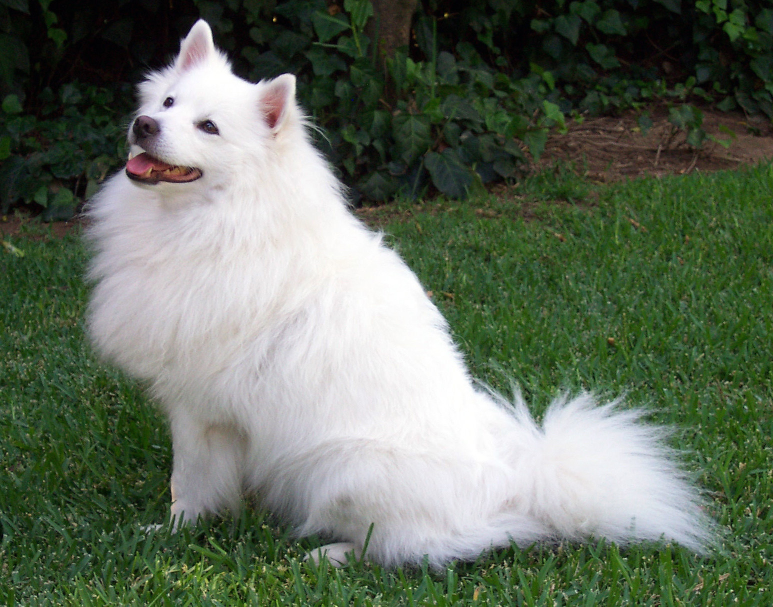
#> input picture sample/sample.jpg, 1546 x 1213 px (shown at 1/2 size)
$ python test_evaluation.py
#> lines starting #> are read from the running program, lines starting #| are printed output that depends on the picture
### storage/db.py
"""Database initialization and connection handling for SQLite storage."""

import os
import sqlite3
from typing import Union
from pathlib import Path


SCHEMA_SQL = """
PRAGMA foreign_keys = ON;

CREATE TABLE IF NOT EXISTS models (
    id INTEGER PRIMARY KEY AUTOINCREMENT,
    name TEXT NOT NULL,
    version TEXT NOT NULL,
    path TEXT NOT NULL,
    provider_requested TEXT,
    provider_active TEXT,
    provider_note TEXT,
    created_at TIMESTAMP DEFAULT CURRENT_TIMESTAMP
);

CREATE TABLE IF NOT EXISTS sessions (
    id INTEGER PRIMARY KEY AUTOINCREMENT,
    model_id INTEGER REFERENCES models(id) ON DELETE CASCADE,
    label TEXT,
    created_at TIMESTAMP DEFAULT CURRENT_TIMESTAMP
);

CREATE TABLE IF NOT EXISTS captures (
    id INTEGER PRIMARY KEY AUTOINCREMENT,
    session_id INTEGER REFERENCES sessions(id) ON DELETE CASCADE,
    image_path TEXT NOT NULL,
    true_label TEXT NOT NULL,
    condition_type TEXT NOT NULL,
    condition_note TEXT,
    predicted_label TEXT,
    confidence REAL,
    correct INTEGER,
    timestamp TIMESTAMP DEFAULT CURRENT_TIMESTAMP
);
"""


def init_db(db_path: Union[str, Path] = "shiftproof.db") -> sqlite3.Connection:
    """Initialize SQLite database connection and create tables if not exist.

    Args:
        db_path: Filepath or ':memory:' for the SQLite database.

    Returns:
        sqlite3.Connection: Configured SQLite database connection with row factory.
    """
    db_path_str = str(db_path)
    if db_path_str != ":memory:":
        parent_dir = os.path.dirname(os.path.abspath(db_path_str))
        if parent_dir:
            os.makedirs(parent_dir, exist_ok=True)

    conn = sqlite3.connect(db_path_str)
    conn.row_factory = sqlite3.Row
    conn.execute("PRAGMA foreign_keys = ON;")
    conn.executescript(SCHEMA_SQL)
    conn.commit()
    return conn

### storage/repository.py
"""Repository for typed CRUD operations on models, sessions, and captures."""

import sqlite3
from typing import Dict, List, Optional, Any
from dataclasses import dataclass, asdict


@dataclass
class ModelRecord:
    id: Optional[int]
    name: str
    version: str
    path: str
    provider_requested: Optional[str] = None
    provider_active: Optional[str] = None
    provider_note: Optional[str] = None
    created_at: Optional[str] = None


@dataclass
class SessionRecord:
    id: Optional[int]
    model_id: Optional[int]
    label: Optional[str] = None
    created_at: Optional[str] = None


@dataclass
class CaptureRecord:
    id: Optional[int]
    session_id: Optional[int]
    image_path: str
    true_label: str
    condition_type: str
    condition_note: Optional[str] = None
    predicted_label: Optional[str] = None
    confidence: Optional[float] = None
    correct: Optional[int] = None
    timestamp: Optional[str] = None


def insert_model(
    conn: sqlite3.Connection,
    name: str,
    version: str,
    path: str,
    provider_requested: Optional[str] = None,
    provider_active: Optional[str] = None,
    provider_note: Optional[str] = None,
) -> int:
    """Insert a new model record and return its generated ID."""
    cursor = conn.cursor()
    cursor.execute(
        """
        INSERT INTO models (name, version, path, provider_requested, provider_active, provider_note)
        VALUES (?, ?, ?, ?, ?, ?)
        """,
        (name, version, path, provider_requested, provider_active, provider_note),
    )
    conn.commit()
    return int(cursor.lastrowid)


def insert_session(
    conn: sqlite3.Connection,
    model_id: Optional[int],
    label: Optional[str] = None,
) -> int:
    """Insert a new session record and return its generated ID."""
    cursor = conn.cursor()
    cursor.execute(
        """
        INSERT INTO sessions (model_id, label)
        VALUES (?, ?)
        """,
        (model_id, label),
    )
    conn.commit()
    return int(cursor.lastrowid)


def insert_capture(
    conn: sqlite3.Connection,
    session_id: Optional[int],
    image_path: str,
    true_label: str,
    condition_type: str,
    condition_note: Optional[str] = None,
    predicted_label: Optional[str] = None,
    confidence: Optional[float] = None,
    correct: Optional[int] = None,
) -> int:
    """Insert a capture record and return its generated ID.

    If 'correct' is not provided and predicted_label is present,
    correct is automatically derived from (true_label == predicted_label).
    """
    if correct is None and predicted_label is not None:
        correct = 1 if (true_label == predicted_label) else 0

    cursor = conn.cursor()
    cursor.execute(
        """
        INSERT INTO captures (
            session_id, image_path, true_label, condition_type,
            condition_note, predicted_label, confidence, correct
        )
        VALUES (?, ?, ?, ?, ?, ?, ?, ?)
        """,
        (
            session_id,
            image_path,
            true_label,
            condition_type,
            condition_note,
            predicted_label,
            confidence,
            correct,
        ),
    )
    conn.commit()
    return int(cursor.lastrowid)


# [14 lines left out: functions get_model, get_session, not called in this run]


def get_captures_by_session(
    conn: sqlite3.Connection, session_id: int
) -> List[Dict[str, Any]]:
    """Retrieve all capture records for a given session ID."""
    cursor = conn.cursor()
    cursor.execute(
        "SELECT * FROM captures WHERE session_id = ? ORDER BY id ASC",
        (session_id,),
    )
    return [dict(row) for row in cursor.fetchall()]


# [57 lines left out: functions get_captures_by_condition, get_session_summary, get_latest_session_with_captures, not called in this run]

### adapter/mobilenet_v2_adapter.py
# adapter/mobilenet_v2_adapter.py
"""Concrete adapter for MobileNetV2 (quantized ONNX) compatible with Qualcomm QNN.

The adapter loads the model, attempts to use the QNNExecutionProvider (NPU). If the provider is unavailable or the model cannot be loaded with QNN, it falls back to CPUExecutionProvider and records that fallback.

The public API matches :class:`adapter.base.ModelAdapter`.
"""

import os
import numpy as np
from typing import Dict, Any, List

import onnxruntime as ort
from PIL import Image

from .base import ModelAdapter


class MobileNetV2Adapter(ModelAdapter):
    """Adapter for a quantized MobileNetV2 ONNX model.

    Expected files:
    - ``model_path`` – ``.onnx`` file, preferably INT8 quantized for QNN.
    - ``labels_path`` – Text file with one label per line (e.g., ImageNet class names).
    """

    def __init__(self) -> None:
        super().__init__()
        self._fallback = False  # True if we had to fall back to CPU
        self._input_name = None
        self._output_name = None

        # Default preprocessing for ImageNet‑trained MobileNetV2
        self._preprocess_cfg = {
            "size": (224, 224),
            "mean": [0.485, 0.456, 0.406],
            "std": [0.229, 0.224, 0.225],
            "rgb": True,
        }

    def load(self, model_path: str, labels_path: str, preprocess_config: Dict[str, Any] = None) -> None:
        """Load the ONNX model and label file.

        Parameters
        ----------
        model_path: str
            Path to the quantized MobileNetV2 ONNX file.
        labels_path: str
            Path to a ``labels.txt`` file.
        preprocess_config: dict, optional
            Override default preprocessing configuration.
        """
        if preprocess_config:
            self._preprocess_cfg.update(preprocess_config)

        # Load label list
        if not os.path.isfile(labels_path):
            raise FileNotFoundError(f"Labels file not found: {labels_path}")
        with open(labels_path, "r", encoding="utf-8") as f:
            self._labels = [line.strip() for line in f if line.strip()]

        # Prepare session options – attempt QNN first
        sess_opts = ort.SessionOptions()
        providers = []
        provider_options = []
        # QNNExecutionProvider requires the onnxruntime‑qnn package; we attempt it and catch errors.
        try:
            # The backend_path depends on platform – on Windows it is typically QnnHtp.dll for the NPU.
            # Using a generic name; users can adjust via env var if needed.
            qnn_options = {"backend_path": "QnnHtp.dll"}
            providers.append("QNNExecutionProvider")
            provider_options.append(qnn_options)
            self._active_provider = self._session.get_providers()[0]
        except Exception as e:
            # Fallback to CPU and record the event
            self._fallback = True
            providers = ["CPUExecutionProvider"]
            self._session = ort.InferenceSession(model_path, sess_options=sess_opts, providers=providers)
            self._active_provider = self._session.get_providers()[0]

        # Cache input/output names for fast inference
        self._input_name = self._session.get_inputs()[0].name
        self._output_name = self._session.get_outputs()[0].name

    # [57 lines left out: functions _preprocess, predict, not called in this run]

### test_evaluation.py
"""Test script for ShiftProof evaluation & comparison engine."""

import os
import shutil
import cv2
import numpy as np

from storage.db import init_db
from storage.repository import insert_model, insert_session, insert_capture, get_captures_by_session
from adapter.mobilenet_v2_adapter import MobileNetV2Adapter
from adapter.squeezenet_adapter import SqueezeNetAdapter
from evaluation.scoring import score_model
from evaluation.compare import compare_models

TEST_DB_PATH = "test_eval.db"
TEST_DIR = "test_eval_captures"
SAMPLE_IMG = "sample/sample.jpg"
MOBILENET_PATH = "models/mobilenetv2-12.onnx"
SQUEEZENET_PATH = "models/squeezenet1.1-7.onnx"
LABELS_PATH = "models/imagenet_classes.txt"


def cleanup():
    if os.path.exists(TEST_DB_PATH):
        try:
            os.remove(TEST_DB_PATH)
        except Exception:
            pass
    if os.path.exists(TEST_DIR):
        try:
            shutil.rmtree(TEST_DIR)
        except Exception:
            pass


def main():
    print("=" * 65)
    print("ShiftProof Evaluation & Comparison Engine Test")
    print("=" * 65)

    cleanup()
    os.makedirs(TEST_DIR, exist_ok=True)

    try:
        # 1. Setup DB and Captures
        conn = init_db(TEST_DB_PATH)
        model_id = insert_model(conn, "MobileNetV2", "v2", MOBILENET_PATH, "QNN", "CPUExecutionProvider")
        session_id = insert_session(conn, model_id, "Evaluation Test Session")

        # Create 3 test capture image files
        img = cv2.imread(SAMPLE_IMG)
#> img is the input picture: shape (1213, 1546, 3); mean B, G, R 93.8, 110, 99.1
        c1_path = os.path.join(TEST_DIR, "cap_baseline.jpg")
        c2_path = os.path.join(TEST_DIR, "cap_lighting.jpg")
        c3_path = os.path.join(TEST_DIR, "cap_background.jpg")

        cv2.imwrite(c1_path, img)
        cv2.imwrite(c2_path, (img * 0.5).astype(np.uint8))  # simulated darker lighting
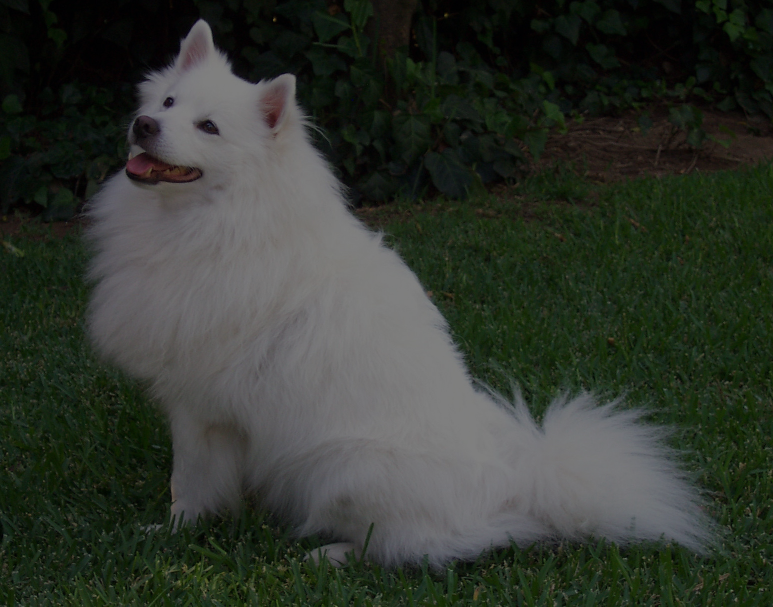
#> saved as cap_lighting.jpg: shape (1213, 1546, 3) (shown at 1/2 size); mean B, G, R 46.6, 54.7, 49.3
        cv2.imwrite(c3_path, cv2.flip(img, 1))  # flipped background
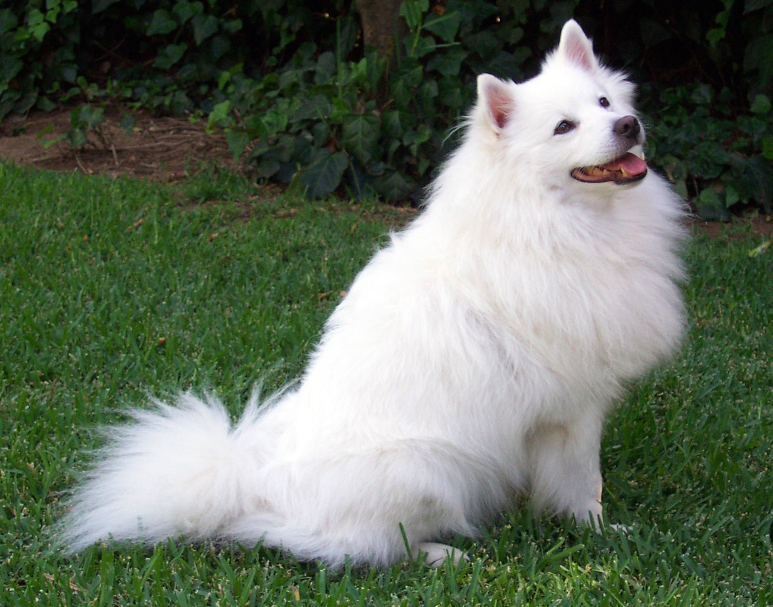
#> saved as cap_background.jpg: shape (1213, 1546, 3) (shown at 1/2 size); mean B, G, R 93.8, 110, 99.1

        insert_capture(conn, session_id, c1_path, "Samoyed", "baseline", "Studio baseline")
        insert_capture(conn, session_id, c2_path, "Samoyed", "lighting", "Dimmed lighting")
        insert_capture(conn, session_id, c3_path, "Samoyed", "background", "Modified background")

        captures = get_captures_by_session(conn, session_id)
        print(f"\n1. Loaded {len(captures)} test captures from database.")

        # 2. Load Model Adapters
        print("\n2. Loading Model Adapters (MobileNetV2 vs SqueezeNet)...")
        mobilenet = MobileNetV2Adapter()
        mobilenet.load(MOBILENET_PATH, LABELS_PATH)

        squeezenet = SqueezeNetAdapter()
        squeezenet.load(SQUEEZENET_PATH, LABELS_PATH)
        print("   [OK] Both adapters loaded successfully.")

        # 3. Test Single Model Scoring
        print("\n3. Testing Single Model Scoring (MobileNetV2)...")
        score_a = score_model(captures, mobilenet, model_name="MobileNetV2")
        print(f"   Overall Accuracy: {score_a['overall_accuracy']:.2%} ({score_a['total_correct']}/{score_a['total_captures']})")
        print(f"   Condition Accuracies: {score_a['condition_accuracy']}")

        # 4. Test Model Comparison
        print("\n4. Testing Comparison Engine (MobileNetV2 vs SqueezeNet)...")
        comparison = compare_models(
            captures=captures,
            model_a=mobilenet,
            model_b=squeezenet,
            model_a_name="MobileNetV2",
            model_b_name="SqueezeNet 1.1",
        )

        print(f"   Model A (MobileNetV2) Accuracy: {comparison['model_a']['overall_accuracy']:.2%}")
        print(f"   Model B (SqueezeNet)  Accuracy: {comparison['model_b']['overall_accuracy']:.2%}")
        print(f"   Prediction Changes: {comparison['prediction_changes']}/{comparison['total_captures']} ({comparison['prediction_change_rate']:.2%})")
        print(f"   Agreement Rate: {comparison['agreement_rate']:.2%}")

        print("\n5. Paired Captures Analysis:")
        for p in comparison["paired_captures"]:
            print(f"   - Capture #{p['capture_id']} [{p['condition_type']}]: True='{p['true_label']}' | "
                  f"A: '{p['model_a']['predicted_label']}' ({p['model_a']['confidence']:.2f}, corr={p['model_a']['correct']}) | "
                  f"B: '{p['model_b']['predicted_label']}' ({p['model_b']['confidence']:.2f}, corr={p['model_b']['correct']}) | "
                  f"Outcome: {p['outcome']}")

        print("\n6. Condition-Level Comparison Matrix:")
        for cond, stats in comparison["condition_comparison"].items():
            print(f"   - {cond.capitalize():<12}: Model A={stats['model_a_accuracy']:.1%}, "
                  f"Model B={stats['model_b_accuracy']:.1%}, Delta={stats['accuracy_delta']:+.1%}")

        print("\n" + "=" * 65)
        print("ALL EVALUATION TESTS PASSED")
        print("=" * 65)

    finally:
        conn.close()
        cleanup()


if __name__ == "__main__":
#> (the run stopped early here; a loop or call above may not have finished)
